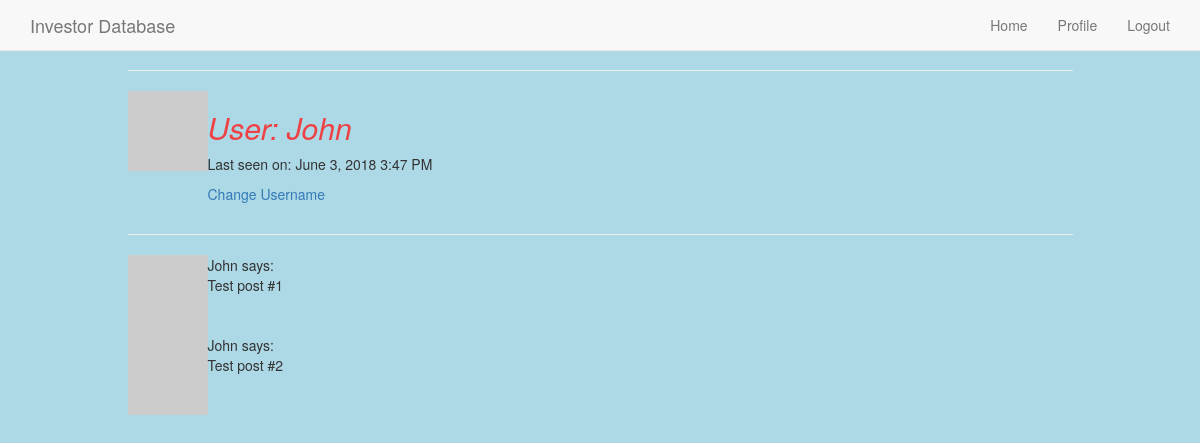
Page /user/John (signed in) on the earlier database version.
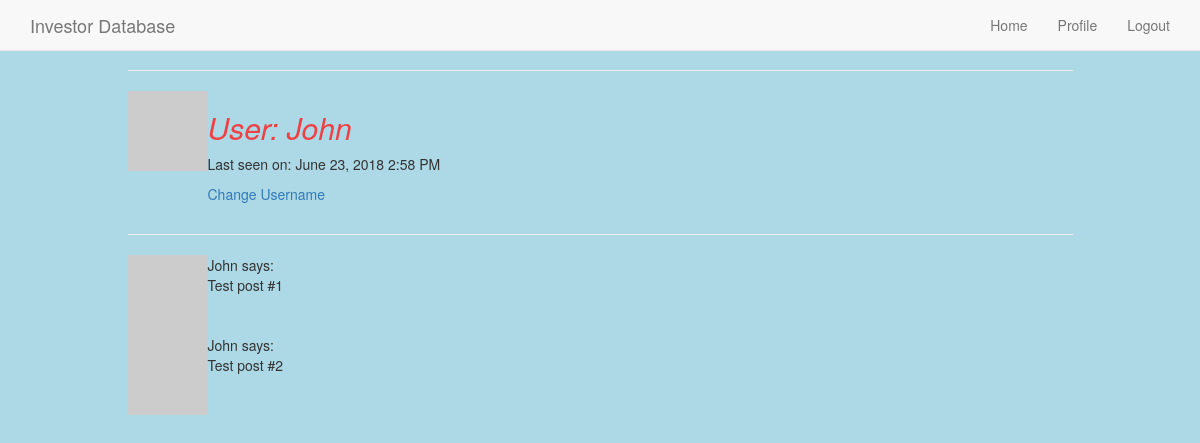
Same page on the later database version.
### app/models.py (models this page shows, shortened)
class User(UserMixin,db.Model):
    id = db.Column(db.Integer, primary_key=True)
    username = db.Column(db.String(64), index=True, unique=True)
    email = db.Column(db.String(120), index=True, unique=True)
    password_hash = db.Column(db.String(128))
    posts = db.relationship('Post', backref='author', lazy='dynamic')
    last_seen = db.Column(db.DateTime, default=datetime.utcnow)
    access = db.Column(db.Integer, default = 1)
    def avatar(self, size):
        digest = md5(self.email.lower().encode('utf-8')).hexdigest()
        return 'https://www.gravatar.com/avatar/{}?d=identicon&s={}'.format(digest, size)

### app/routes.py (the view)
@app.route('/user/<username>')
@login_required
def user(username):
  user = User.query.filter_by(username=username).first_or_404()
  posts = [
      {'author': user, 'body': 'Test post #1'},
      {'author': user, 'body': 'Test post #2'}
  ]
  return render_template('user.html', user=user, posts=posts)

### app/models.py (called while the page is built)
@login.user_loader
def load_user(id):
    return User.query.get(int(id))

### app/routes.py (called while the page is built)
@app.before_request
def before_request():
    if current_user.is_authenticated:
        current_user.last_seen = datetime.utcnow()
        db.session.commit()

### app/templates/user.html
{% extends "base.html" %}
{% block app_content %}
	<table>
        <tr valign="top">
            <td><img src="{{ user.avatar(80) }}"></td>
            <td><h2 style="color:rgba(255, 26, 26, 0.8)"><i>User: {{ user.username }}</i></h2>
            {% if user.last_seen %}<p>Last seen on: {{ moment(user.last_seen).format('LLL') }}</p>{% endif %}
            {% if user == current_user %}
                <p><a href="{{ url_for('edit_profile') }}">Change Username</a></p>
     		{% endif %}</td>
        </tr>
    </table>
    <hr>
    {% for post in posts %}
    <table>
        <tr valign="top">
            <td><img src="{{ post.author.avatar(36) }}"></td>
            <td>{{ post.author.username }} says:<br>{{ post.body }}</td>
        </tr>
    </table>
    {% endfor %}
{% endblock %}

### app/templates/base.html (shortened to what this page needs)
{% extends 'bootstrap/base.html' %}
{% block navbar %}
      <nav class="navbar navbar-default navbar-fixed-top topnav" role="navigation">
        <div class="container topnav">
          <div class="navbar-header">
              <a class="navbar-brand topnav" href="{{ url_for('index') }}">Investor Database</a>
          </div>
          <div class="collapse navbar-collapse" id="bs-example-navbar-collapse-1">
              <ul class="nav navbar-nav navbar-right">
                  <li><a href="{{ url_for('index') }}">Home</a></li>
                  {%if current_user.is_anonymous %}
                  <li><a href="{{ url_for('login') }}">Login</a></li>
                  {% else %}
                  <li><a href="{{ url_for('user', username=current_user.username) }}" title="View Profile">Profile</a></li>
                  <li><a href="{{ url_for('logout') }}">Logout</a></li>
                  {% endif %}
              </ul>
          </div>
        </div>
    </nav>
{% endblock %}
{% block content %}
  <body style="background-color: lightblue">
    <div class="container">
      <div class="row">
          <div class="col-lg-10 col-lg-offset-1" style="padding-top: 50px;">
            <hr>
            {% block app_content %}{% endblock %}
          </div>
        </div>
      </div>
  </body>
{% endblock %}

Differences in the rows shown:
changed User "John": last_seen "June 3, 2018 3:47 PM" → "June 23, 2018 2:58 PM"
